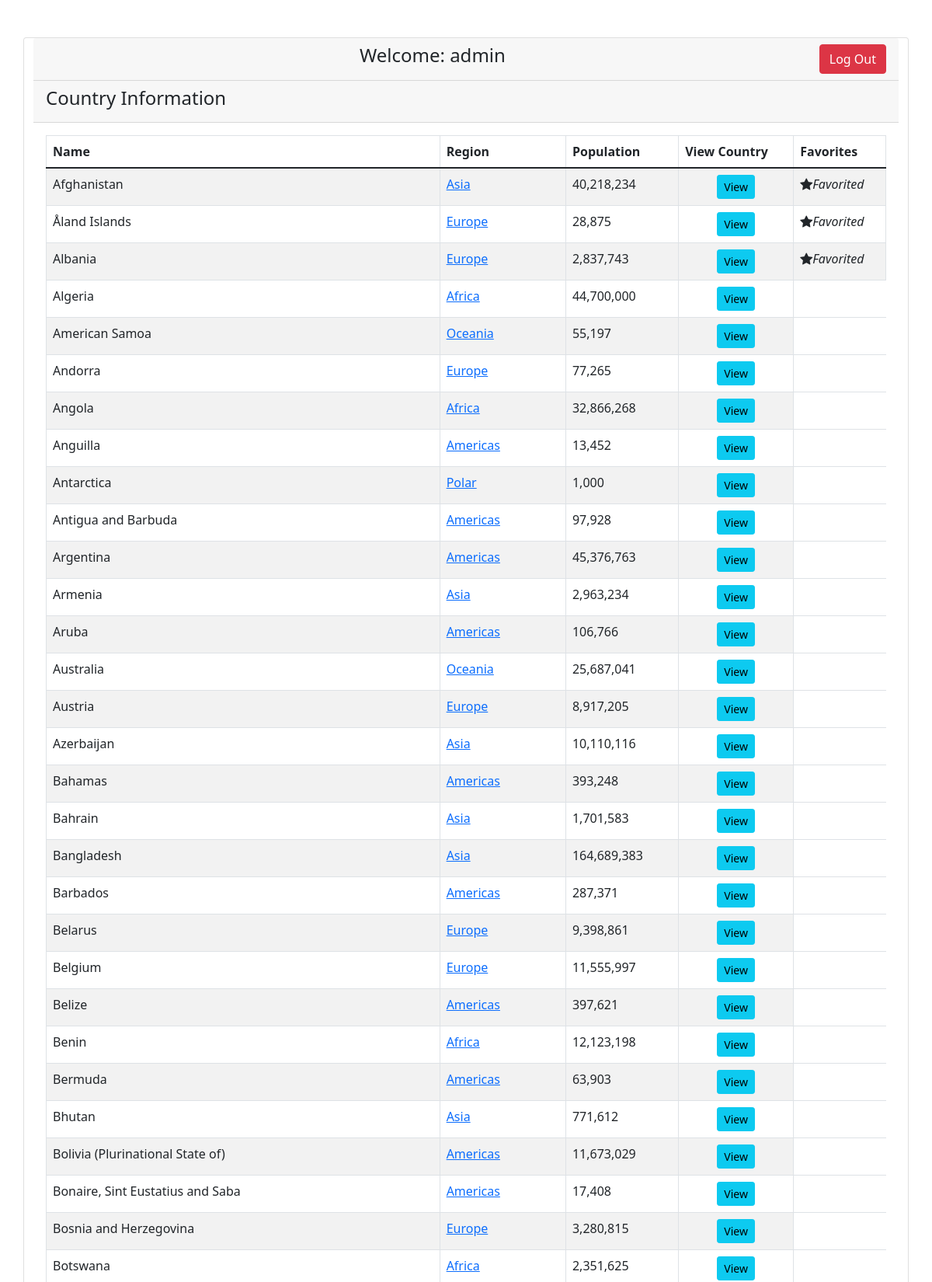
The app's page /homepage.php (signed in, upper part) with its own data.
### tables this page shows
CREATE TABLE `countries` (
  `country_id` int(11) NOT NULL,
  `name` varchar(255) NOT NULL,
  `region` varchar(255) NOT NULL,
  `population` varchar(255) NOT NULL,
  `country_comment_count` int(11) NOT NULL,
  `favorites` int(11) NOT NULL
);

### functions.php (called while the page is built, shortened)
<?php
include "dbcon.php";
function query($query){
    global $connect;
    return mysqli_query($connect, $query);
}
function loggedInUserId() {
    $result = query("SELECT * FROM users WHERE username ='" .$_SESSION['username']. "'");
    $user = mysqli_fetch_array($result);
    return mysqli_num_rows($result) >= 1 ? $user['user_id'] : false;
}
function userFavoritedThis($the_country_id = '') {
    $result = query("SELECT * FROM favorites WHERE user_id =" .loggedInUserId(). " AND country_id = {$the_country_id}");
    return mysqli_num_rows($result);
    }
?>

### homepage.php (the view, shortened to what this page needs)
<?php
include "includes/header.php";
include "functions.php";
?>
<div class="container mt-5">
    <div class="row">
        <div class="card">
            <div class="card-header">
                <h4 class="text-center"> Welcome:
                    <?php echo $_SESSION['username']; ?>
                    <a href="logout.php" class="btn btn-danger float-end">Log Out</a>
                </h4>
            </div>
            <div class="card-header">
                <h4>
                    Country Information
                </h4>
            </div>
            <div class="card-body">
                <table class="table table-bordered table-striped">
                    <thead>
                        <tr>
                            <th>Name</th>
                            <th>Region</th>
                            <th>Population</th>
                            <th>View Country</th>
                            <th>Favorites</th>
                        </tr>
                    </thead>
                    <tbody>
                        <?php
                        $query = "SELECT * FROM countries";
                        $select_countries = mysqli_query($connect, $query);
                        while($row = mysqli_fetch_assoc($select_countries)) {
                            $country_id = $row['country_id'];
                            $country_name = $row['name'];
                            $country_region = $row['region'];
                            $country_population = $row['population'];
                            $format = number_format($country_population);
                            echo "<tr>";
                            echo "<td>{$country_name}</td>";
                            echo "<td><a href='view_region.php?region={$country_region}'>{$country_region}</a></td>";
                            echo "<td>{$format}</td>";
                            echo "<td class='col text-center'><a href='view_country.php?country_id={$country_id}'class='btn btn-info btn-sm'>View</a></td>";
                            if(userFavoritedThis($country_id)) {
                                echo '<td>' ?> <i class="<?php echo userFavoritedThis($country_id) ? 'bi bi-star-fill' : 'bi bi-star' ?>" id="<?php echo $country_id; ?>">Favorited</i>
                                <?php
                                 echo '</td>';
                            }
                            echo "</tr>";
                        }
                        ?>
                    </tbody>
                </table>
            </div>
        </div>
    </div>
</div>
<?php
include "includes/footer.php";
?>

### records on screen
countries: name "Afghanistan", region "Asia", population "40,218,234"
countries: name "Åland Islands", region "Europe", population "28,875"
countries: name "Albania", region "Europe", population "2,837,743"
countries: name "Algeria", region "Africa", population "44,700,000"
countries: name "American Samoa", region "Oceania", population "55,197"
countries: name "Andorra", region "Europe", population "77,265"
countries: name "Angola", region "Africa", population "32,866,268"
countries: name "Anguilla", region "Americas", population "13,452"
countries: name "Antarctica", region "Polar", population "1,000"
countries: name "Antigua and Barbuda", region "Americas", population "97,928"
countries: name "Argentina", region "Americas", population "45,376,763"
countries: name "Armenia", region "Asia", population "2,963,234"
countries: name "Aruba", region "Americas", population "106,766"
countries: name "Australia", region "Oceania", population "25,687,041"
countries: name "Austria", region "Europe", population "8,917,205"
countries: name "Azerbaijan", region "Asia", population "10,110,116"
countries: name "Bahamas", region "Americas", population "393,248"
countries: name "Bahrain", region "Asia", population "1,701,583"
countries: name "Bangladesh", region "Asia", population "164,689,383"
countries: name "Barbados", region "Americas", population "287,371"
countries: name "Belarus", region "Europe", population "9,398,861"
countries: name "Belgium", region "Europe", population "11,555,997"
countries: name "Belize", region "Americas", population "397,621"
countries: name "Benin", region "Africa", population "12,123,198"
countries: name "Bermuda", region "Americas", population "63,903"
countries: name "Bhutan", region "Asia", population "771,612"
countries: name "Bolivia (Plurinational State of)", region "Americas", population "11,673,029"
countries: name "Bonaire, Sint Eustatius and Saba", region "Americas", population "17,408"
countries: name "Bosnia and Herzegovina", region "Europe", population "3,280,815"
countries: name "Botswana", region "Africa", population "2,351,625"

### other values on screen
$_SESSION['username'] "admin"
